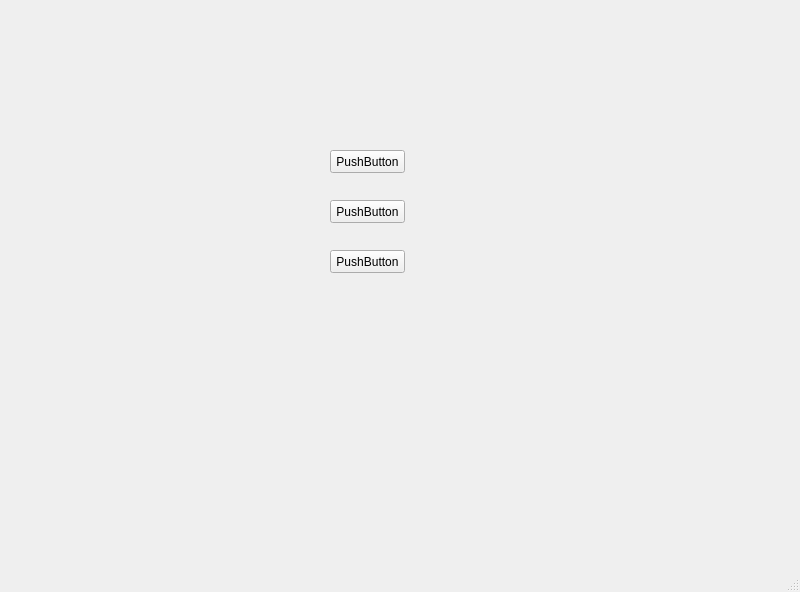
<?xml version="1.0" encoding="UTF-8"?>
<ui version="4.0">
 <class>MainWindow</class>
 <widget class="QMainWindow" name="MainWindow">
  <property name="geometry">
   <rect>
    <x>0</x>
    <y>0</y>
    <width>800</width>
    <height>592</height>
   </rect>
  </property>
  <property name="windowTitle">
   <string>MainWindow</string>
  </property>
  <widget class="QWidget" name="centralwidget">
   <widget class="QPushButton" name="pushButton">
    <property name="geometry">
     <rect>
      <x>330</x>
      <y>150</y>
      <width>75</width>
      <height>23</height>
     </rect>
    </property>
    <property name="text">
     <string>PushButton</string>
    </property>
   </widget>
   <widget class="QPushButton" name="pushButton_2">
    <property name="geometry">
     <rect>
      <x>330</x>
      <y>200</y>
      <width>75</width>
      <height>23</height>
     </rect>
    </property>
    <property name="text">
     <string>PushButton</string>
    </property>
   </widget>
   <widget class="QPushButton" name="pushButton_3">
    <property name="geometry">
     <rect>
      <x>330</x>
      <y>250</y>
      <width>75</width>
      <height>23</height>
     </rect>
    </property>
    <property name="text">
     <string>PushButton</string>
    </property>
   </widget>
  </widget>
  <widget class="QMenuBar" name="menubar">
   <property name="geometry">
    <rect>
     <x>0</x>
     <y>0</y>
     <width>800</width>
     <height>21</height>
    </rect>
   </property>
  </widget>
  <widget class="QStatusBar" name="statusbar"/>
 </widget>
 <resources/>
 <connections/>
</ui>
